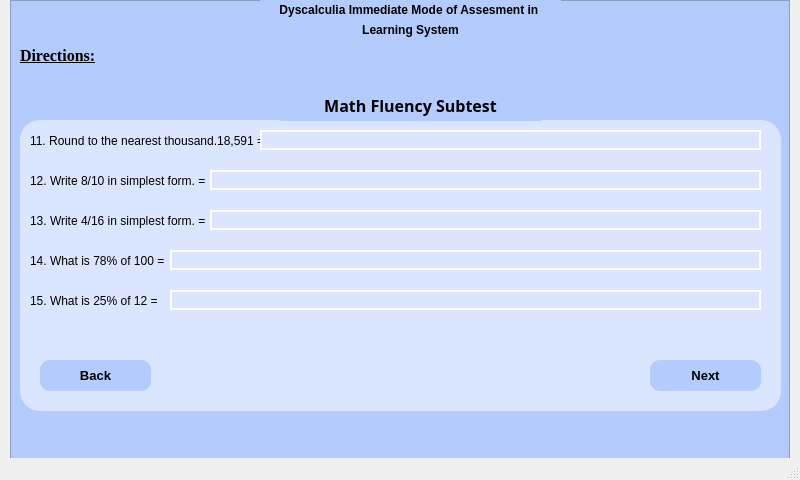
<?xml version="1.0" encoding="UTF-8"?>
<ui version="4.0">
 <class>MainWindow</class>
 <widget class="QMainWindow" name="MainWindow">
  <property name="geometry">
   <rect>
    <x>0</x>
    <y>0</y>
    <width>800</width>
    <height>480</height>
   </rect>
  </property>
  <property name="windowTitle">
   <string>MainWindow</string>
  </property>
  <widget class="QWidget" name="centralwidget">
   <widget class="QFrame" name="frame">
    <property name="geometry">
     <rect>
      <x>10</x>
      <y>0</y>
      <width>780</width>
      <height>480</height>
     </rect>
    </property>
    <property name="styleSheet">
     <string notr="true">background-color: rgb(180, 203, 253);</string>
    </property>
    <property name="frameShape">
     <enum>QFrame::StyledPanel</enum>
    </property>
    <property name="frameShadow">
     <enum>QFrame::Raised</enum>
    </property>
    <widget class="QLabel" name="label">
     <property name="geometry">
      <rect>
       <x>250</x>
       <y>0</y>
       <width>301</width>
       <height>20</height>
      </rect>
     </property>
     <property name="font">
      <font>
       <weight>75</weight>
       <bold>true</bold>
       <underline>false</underline>
      </font>
     </property>
     <property name="text">
      <string>Dyscalculia Immediate Mode of Assesment in </string>
     </property>
     <property name="alignment">
      <set>Qt::AlignCenter</set>
     </property>
     <property name="wordWrap">
      <bool>false</bool>
     </property>
    </widget>
    <widget class="QLabel" name="label_2">
     <property name="geometry">
      <rect>
       <x>250</x>
       <y>20</y>
       <width>301</width>
       <height>20</height>
      </rect>
     </property>
     <property name="font">
      <font>
       <weight>75</weight>
       <bold>true</bold>
       <underline>false</underline>
      </font>
     </property>
     <property name="text">
      <string>Learning System</string>
     </property>
     <property name="alignment">
      <set>Qt::AlignCenter</set>
     </property>
     <property name="wordWrap">
      <bool>false</bool>
     </property>
    </widget>
    <widget class="QLabel" name="label_3">
     <property name="geometry">
      <rect>
       <x>10</x>
       <y>40</y>
       <width>91</width>
       <height>31</height>
      </rect>
     </property>
     <property name="font">
      <font>
       <family>Times New Roman</family>
       <pointsize>12</pointsize>
       <weight>75</weight>
       <bold>true</bold>
       <underline>true</underline>
      </font>
     </property>
     <property name="mouseTracking">
      <bool>false</bool>
     </property>
     <property name="text">
      <string>Directions:</string>
     </property>
    </widget>
    <widget class="QFrame" name="frame_2">
     <property name="geometry">
      <rect>
       <x>10</x>
       <y>120</y>
       <width>761</width>
       <height>291</height>
      </rect>
     </property>
     <property name="styleSheet">
      <string notr="true">background-color: rgb(218, 229, 255);
border-radius: 20px;</string>
     </property>
     <property name="frameShape">
      <enum>QFrame::StyledPanel</enum>
     </property>
     <property name="frameShadow">
      <enum>QFrame::Raised</enum>
     </property>
     <widget class="QLabel" name="label_5">
      <property name="geometry">
       <rect>
        <x>10</x>
        <y>10</y>
        <width>741</width>
        <height>21</height>
       </rect>
      </property>
      <property name="text">
       <string>11. Round to the nearest thousand.18,591 =</string>
      </property>
     </widget>
     <widget class="QLabel" name="label_6">
      <property name="geometry">
       <rect>
        <x>10</x>
        <y>50</y>
        <width>741</width>
        <height>21</height>
       </rect>
      </property>
      <property name="text">
       <string>12. Write 8/10 in simplest form. = </string>
      </property>
     </widget>
     <widget class="QLabel" name="label_7">
      <property name="geometry">
       <rect>
        <x>10</x>
        <y>90</y>
        <width>741</width>
        <height>21</height>
       </rect>
      </property>
      <property name="text">
       <string>13. Write 4/16 in simplest form. =</string>
      </property>
     </widget>
     <widget class="QLabel" name="label_8">
      <property name="geometry">
       <rect>
        <x>10</x>
        <y>130</y>
        <width>741</width>
        <height>21</height>
       </rect>
      </property>
      <property name="text">
       <string>14. What is 78% of 100 = </string>
      </property>
     </widget>
     <widget class="QLabel" name="label_9">
      <property name="geometry">
       <rect>
        <x>10</x>
        <y>160</y>
        <width>741</width>
        <height>41</height>
       </rect>
      </property>
      <property name="text">
       <string>15. What is 25% of 12 = </string>
      </property>
     </widget>
     <widget class="QPushButton" name="pushButton">
      <property name="geometry">
       <rect>
        <x>20</x>
        <y>240</y>
        <width>111</width>
        <height>31</height>
       </rect>
      </property>
      <property name="font">
       <font>
        <pointsize>10</pointsize>
        <weight>75</weight>
        <bold>true</bold>
       </font>
      </property>
      <property name="cursor">
       <cursorShape>PointingHandCursor</cursorShape>
      </property>
      <property name="styleSheet">
       <string notr="true">background-color: rgb(180, 203, 253);
border-radius: 10px;</string>
      </property>
      <property name="text">
       <string>Back</string>
      </property>
     </widget>
     <widget class="QPushButton" name="pushButton_2">
      <property name="geometry">
       <rect>
        <x>630</x>
        <y>240</y>
        <width>111</width>
        <height>31</height>
       </rect>
      </property>
      <property name="font">
       <font>
        <pointsize>10</pointsize>
        <weight>75</weight>
        <bold>true</bold>
        <kerning>true</kerning>
       </font>
      </property>
      <property name="cursor">
       <cursorShape>PointingHandCursor</cursorShape>
      </property>
      <property name="acceptDrops">
       <bool>false</bool>
      </property>
      <property name="styleSheet">
       <string notr="true">background-color: rgb(180, 203, 253);
border-radius: 10px;</string>
      </property>
      <property name="text">
       <string>Next</string>
      </property>
      <property name="autoDefault">
       <bool>false</bool>
      </property>
     </widget>
     <widget class="QLineEdit" name="lineEdit">
      <property name="geometry">
       <rect>
        <x>240</x>
        <y>10</y>
        <width>501</width>
        <height>20</height>
       </rect>
      </property>
      <property name="styleSheet">
       <string notr="true">QLineEdit {
	border: 2px solid #FFFFFF;
}

QLineEdit:focus{
	border: 2px solid #000000
}</string>
      </property>
     </widget>
     <widget class="QLineEdit" name="lineEdit_2">
      <property name="geometry">
       <rect>
        <x>190</x>
        <y>50</y>
        <width>551</width>
        <height>20</height>
       </rect>
      </property>
      <property name="styleSheet">
       <string notr="true">QLineEdit {
	border: 2px solid #FFFFFF;
}

QLineEdit:focus{
	border: 2px solid #000000
}</string>
      </property>
     </widget>
     <widget class="QLineEdit" name="lineEdit_3">
      <property name="geometry">
       <rect>
        <x>190</x>
        <y>90</y>
        <width>551</width>
        <height>20</height>
       </rect>
      </property>
      <property name="styleSheet">
       <string notr="true">QLineEdit {
	border: 2px solid #FFFFFF;
}

QLineEdit:focus{
	border: 2px solid #000000
}</string>
      </property>
     </widget>
     <widget class="QLineEdit" name="lineEdit_4">
      <property name="geometry">
       <rect>
        <x>150</x>
        <y>130</y>
        <width>591</width>
        <height>20</height>
       </rect>
      </property>
      <property name="styleSheet">
       <string notr="true">QLineEdit {
	border: 2px solid #FFFFFF;
}

QLineEdit:focus{
	border: 2px solid #000000
}</string>
      </property>
     </widget>
     <widget class="QLineEdit" name="lineEdit_5">
      <property name="geometry">
       <rect>
        <x>150</x>
        <y>170</y>
        <width>591</width>
        <height>20</height>
       </rect>
      </property>
      <property name="styleSheet">
       <string notr="true">QLineEdit {
	border: 2px solid #FFFFFF;
}

QLineEdit:focus{
	border: 2px solid #000000
}</string>
      </property>
     </widget>
    </widget>
    <widget class="QLabel" name="label_4">
     <property name="geometry">
      <rect>
       <x>270</x>
       <y>90</y>
       <width>261</width>
       <height>31</height>
      </rect>
     </property>
     <property name="font">
      <font>
       <family>Baskerville Old Face</family>
       <pointsize>12</pointsize>
       <weight>75</weight>
       <bold>true</bold>
       <underline>false</underline>
      </font>
     </property>
     <property name="mouseTracking">
      <bool>false</bool>
     </property>
     <property name="text">
      <string>Math Fluency Subtest</string>
     </property>
     <property name="alignment">
      <set>Qt::AlignCenter</set>
     </property>
    </widget>
   </widget>
  </widget>
  <widget class="QMenuBar" name="menubar">
   <property name="geometry">
    <rect>
     <x>0</x>
     <y>0</y>
     <width>800</width>
     <height>21</height>
    </rect>
   </property>
  </widget>
  <widget class="QStatusBar" name="statusbar"/>
 </widget>
 <resources/>
 <connections/>
</ui>
